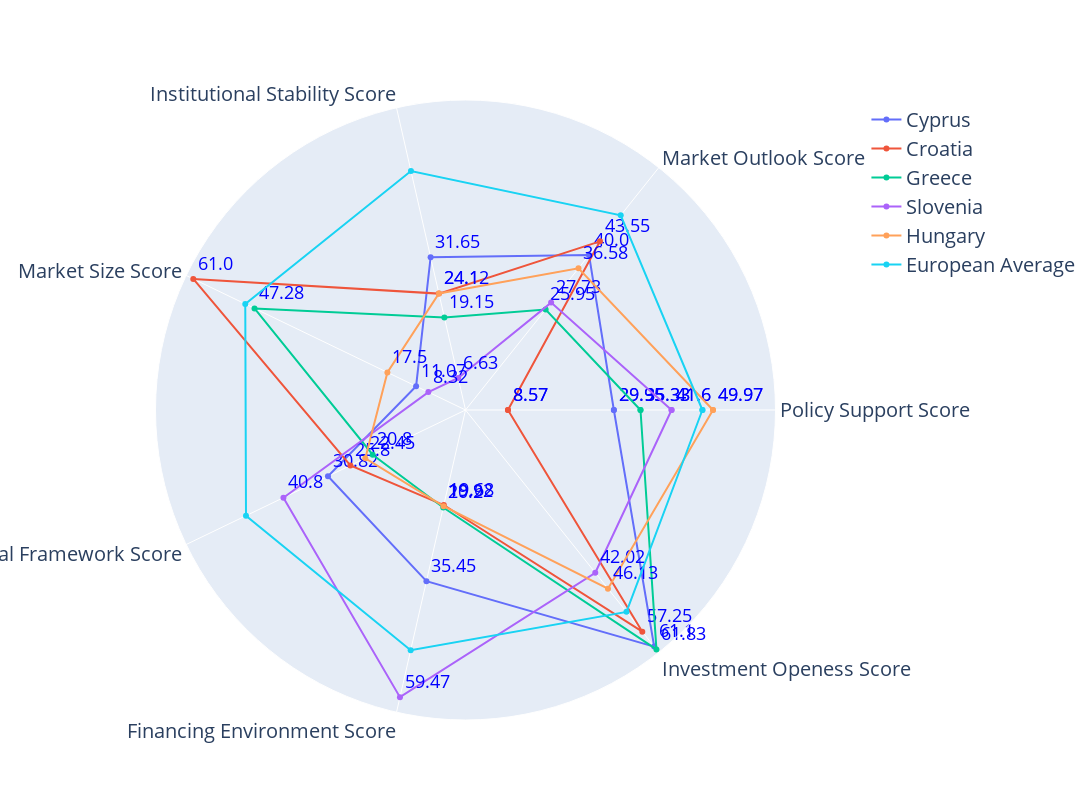

Here is the notebook cell this chart was saved with:
### Code cell
# Bottom 5
bottom_5 = radar_chart(rw_categories,"Country", "Overall Score", 2, 5)

### Figure 1 — Plotly figure (JSON) as saved in the notebook; plotly's stock layout.template omitted (floating-point values rounded to 4 significant figures)
{"data": [{"mode": "lines+markers+text", "name": "Cyprus", "r": [29.95, 40, 31.65, 11.07, 30.82, 35.45, 61.1, 29.95], "text": ["29.95", "40.0", "31.65", "11.07", "30.82", "35.45", "61.1", "29.95"], "textfont": {"color": "blue", "size": 18}, "textposition": "top right", "theta": ["Policy Support Score", "Market Outlook Score", "Institutional Stability Score", "Market Size Score", "Legal Framework Score", "Financing Environment Score", "Investment Openess Score", "Policy Support Score"], "type": "scatterpolar"}, {"mode": "lines+markers+text", "name": "Croatia", "r": [8.57, 43.55, 24.1, 61, 25.8, 19.68, 57.25, 8.57], "text": ["8.57", "43.55", "24.1", "61.0", "25.8", "19.68", "57.25", "8.57"], "textfont": {"color": "blue", "size": 18}, "textposition": "top right", "theta": ["Policy Support Score", "Market Outlook Score", "Institutional Stability Score", "Market Size Score", "Legal Framework Score", "Financing Environment Score", "Investment Openess Score", "Policy Support Score"], "type": "scatterpolar"}, {"mode": "lines+markers+text", "name": "Greece", "r": [35.33, 25.95, 19.15, 47.28, 20.8, 20.2, 61.83, 35.33], "text": ["35.33", "25.95", "19.15", "47.28", "20.8", "20.2", "61.83", "35.33"], "textfont": {"color": "blue", "size": 18}, "textposition": "top right", "theta": ["Policy Support Score", "Market Outlook Score", "Institutional Stability Score", "Market Size Score", "Legal Framework Score", "Financing Environment Score", "Investment Openess Score", "Policy Support Score"], "type": "scatterpolar"}, {"mode": "lines+markers+text", "name": "Slovenia", "r": [41.6, 27.73, 6.63, 8.32, 40.8, 59.47, 42.02, 41.6], "text": ["41.6", "27.73", "6.63", "8.32", "40.8", "59.47", "42.02", "41.6"], "textfont": {"color": "blue", "size": 18}, "textposition": "top right", "theta": ["Policy Support Score", "Market Outlook Score", "Institutional Stability Score", "Market Size Score", "Legal Framework Score", "Financing Environment Score", "Investment Openess Score", "Policy Support Score"], "type": "scatterpolar"}, {"mode": "lines+markers+text", "name": "Hungary", "r": [49.97, 36.58, 24.12, 17.5, 22.45, 19.92, 46.13, 49.97], "text": ["49.97", "36.58", "24.12", "17.5", "22.45", "19.92", "46.13", "49.97"], "textfont": {"color": "blue", "size": 18}, "textposition": "top right", "theta": ["Policy Support Score", "Market Outlook Score", "Institutional Stability Score", "Market Size Score", "Legal Framework Score", "Financing Environment Score", "Investment Openess Score", "Policy Support Score"], "type": "scatterpolar"}, {"mode": "lines+markers+text", "name": "European Average", "r": [47.83, 50.26, 49.48, 49.35, 49.19, 49.75, 52.13, 47.83], "theta": ["Policy Support Score", "Market Outlook Score", "Institutional Stability Score", "Market Size Score", "Legal Framework Score", "Financing Environment Score", "Investment Openess Score", "Policy Support Score"], "type": "scatterpolar"}], "layout": {"autosize": false, "font": {"size": 20}, "height": 800, "polar": {"radialaxis": {"visible": false}}, "title": {}, "width": 1400}}
